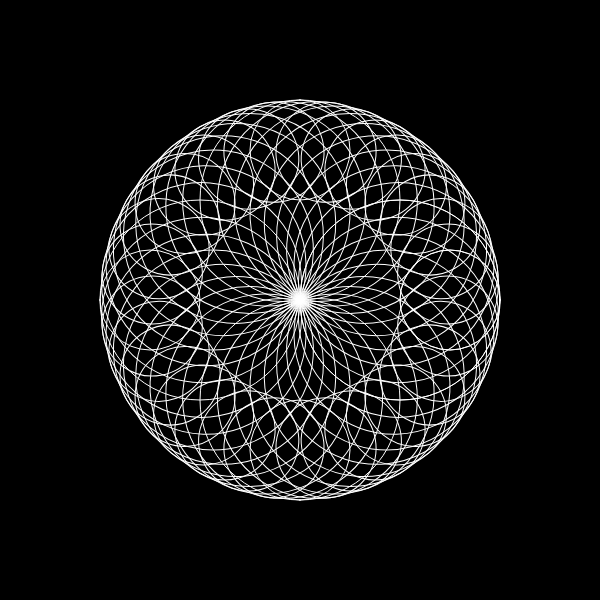
Frame 1 (no input)
Frame 60 (no input): identical to frame 1, image omitted
Frame 120 (the mouse pressed at the canvas centre since frame 60): identical to frame 1, image omitted

The p5.js sketch that drew this single still picture (run headless with seeded random() and noise() and a simulated clock; from frame 60 on, the mouse is pressed at the canvas centre):

// p5.js sketch
// ── sketch.js
function setup() {
  createCanvas(600, 600);
  angleMode(DEGREES);
}

function draw() {
  background(0);
  noFill();
  stroke(255);

  //Beginn Zeichnen
  //Studiere mal den Code ab hier. Welche Blöcke wiederholen sich?
  //Welche Werte verändern sich?
  for(let i = 0; i <= 36; i++){
    push();
    translate(width / 2, height / 2);
    rotate(i * 10);
    //grid();
    ellipse(100, 0, 200, 200);
    ellipse(150, 0, 100, 100);
    pop();
  
  }


  /*
  < kleiner als
  > grösser als
  == gleich
  >= grösser gleich
  <= kleiner gleich
  
  */
}
